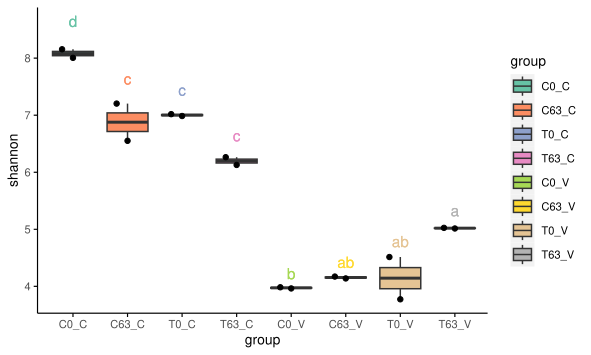

Source code (R):
#!/usr/bin/env Rscript



data = "/home/Cloud_Platform/Cloud_Platform/public/text_upload_file/b534b03a-18cb-4f0c-b460-0cad018292c3.txt"
melted = TRUE
xvariable = "group"
yvariable = "shannon"
legend_variable = "group"
xtics_angle = 0
legend_variable_order = "C0_C,C63_C,T0_C,T63_C,C0_V,C63_V,T0_V,T63_V"
legend_variable_cut = "NULL"
xvariable_order = "NULL"
xvariable_cut = "NULL"
y_add = 0
ylim = "NULL"
yaxis_scale_mode = "NULL"
notch = FALSE
outlier = FALSE
out_scale = 1.05
legend.position = "right"
manual_color_vector = "Set2"
violin = FALSE
violin_nb = FALSE
scale_violin = "width"
ID_var = ""
jitter = FALSE
jitter_bp = TRUE
dotplot = FALSE
dotplot_bp = FALSE
group_variable_for_line = "NULL"
group_variable_order_for_line = "NULL"
coordinate_flip = FALSE
facet_variable = "NULL"
facet_variable_order = "NULL"
x_label = "NULL"
y_label = "NULL"
title = "NULL"
facet_nrow = NULL
facet_ncol = NULL
facet_scales = "fixed"
facet_singlecell_style = FALSE
gene = "NULL"
metadata = "NULL"
filename = "NULL"
statistics = TRUE
statistical_threshold_for_letters = 0.05
width = 15
height = 9
debug = FALSE
outputprefix = "/home/Cloud_Platform/Cloud_Platform/public/user/406_JiulongZhao/result_output/Boxplot12023_12_13_14_25_34_590495/97fd5ab4-66df-4a0f-b57f-a924e72d2550"
outputpictype = "pdf"

if (data == "") {
  script = sub(".*=", "", commandArgs()[4])
  #print(script)
  system(paste(script, "-h"))
  stop("At least -f is required!")
}


# For all users
# devtools::install_github("Tong-Chen/ImageGP")
# For chinese users
# devtools::install_git("https://gitee.com/ct5869/ImageGP.git")
library(ImageGP)
library(ggplot2)
library(reshape2)
library(scales)
library(ggbeeswarm)
library(multcompView)
library(dplyr)
library(htmlwidgets)
library(plotly)
if (outputprefix == "") {
  outputprefix = data
}

filename = paste0(outputprefix,  ".boxplot.", outputpictype)

legend_variable_order = sp_string2vector(legend_variable_order)
group_variable_order_for_line = sp_string2vector(group_variable_order_for_line)
legend_variable_cut = sp_string2vector(legend_variable_cut)
xvariable_order = sp_string2vector(xvariable_order)
xvariable_cut = sp_string2vector(xvariable_cut)
ID_var= sp_string2vector(ID_var)
facet_variable_order = sp_string2vector(facet_variable_order)
manual_color_vector = sp_string2vector(manual_color_vector)
if (!sp.is.null(ylim)){
  ylim = as.numeric(sp_string2vector(ylim))
}
if (grepl(",",legend.position)) {
	  legend.position = as.numeric(sp_string2vector(legend.position))
}

saveppt = FALSE
savehtml = FALSE
cat(sp_current_time(), "Starting...\n")

sp_boxplot(
  data = data,
  melted = melted,
  xvariable = xvariable,
  yvariable = yvariable,
  legend_variable = legend_variable,
  statistics = statistics,
  statistical_threshold_for_letters = statistical_threshold_for_letters,
  xtics_angle = xtics_angle,
  legend_variable_order = legend_variable_order,
  legend_variable_cut = legend_variable_cut,
  xvariable_order = xvariable_order,
  xvariable_cut = xvariable_cut,
  y_add = y_add,
  yaxis_scale_mode = yaxis_scale_mode,
  notch = notch,
  par = par,
  outlier = outlier,
  out_scale = out_scale,
  legend.position = legend.position,
  manual_color_vector = manual_color_vector,
  violin = violin,
  violin_nb = violin_nb,
  scale_violin = scale_violin,
  ID_var = ID_var,
  jitter = jitter,
  jitter_bp = jitter_bp,
  dotplot = dotplot,
  dotplot_bp = dotplot_bp,
  group_variable_for_line = group_variable_for_line,
  group_variable_order_for_line = group_variable_order_for_line,
  colormodel = colormodel,
  coordinate_flip = coordinate_flip,
  facet_variable = facet_variable,
  facet_variable_order = facet_variable_order,
  facet_singlecell_style = facet_singlecell_style,
  x_label = x_label,
  y_label = y_label,
  title = title,
  ylim = ylim,
  facet_nrow = facet_nrow,
  facet_ncol = facet_ncol,
  facet_scales = facet_scales,
  metadata = metadata,
  filename = filename,
  width = width,
  height = height,
  saveppt = saveppt,
  savehtml = savehtml
)
cat(sp_current_time(), "Success.\n")
